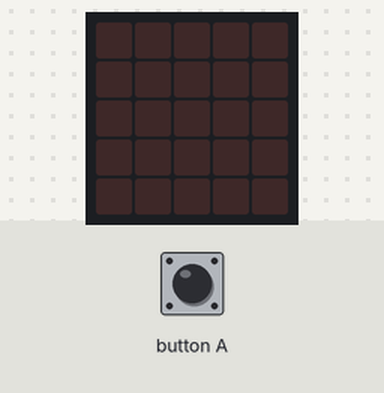
Simulated run of this program. Board: BBC micro:bit (MakeCode). Parts: the board's 5×5 LED display. The inputs (shaded band) are chosen by the test bench. Random numbers come from a fixed seed.

Above: at 1.2 s.
1.3 s: button A pressed 5 times (0.12 s each, 0.3 s apart)
At 2.22 s:
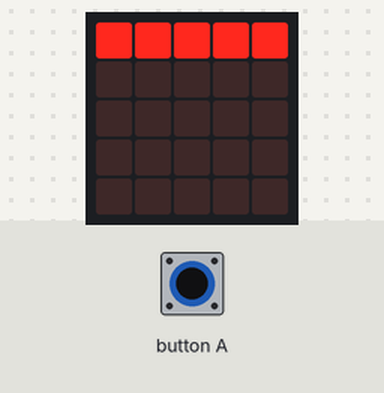
At 2.62 s:
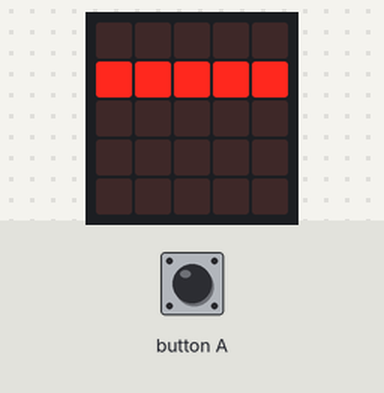
4.7 s: button A pressed for 0.15 s
At 10.6 s:
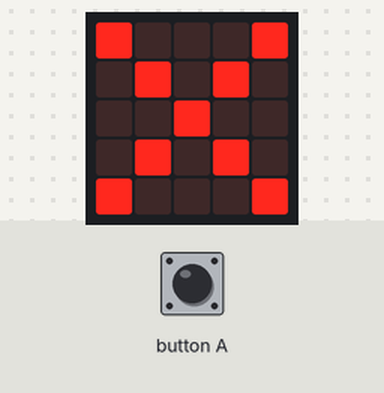
Timing chart, 0 to 12.1 s (numbered marks = the images above; inputs shaded):
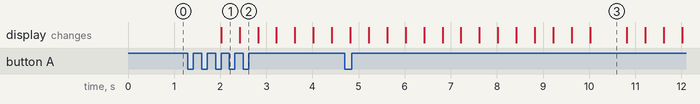

The program:

main.ts
```typescript
let zufallszahl = 0
let würfel = 0
let treffwer = 0
input.onButtonPressed(Button.A, function () {
    zufallszahl = randint(0, 3)
    würfel = randint(0, 3)
    if (zufallszahl == 3) {
        treffwer += 1
        basic.showLeds(`
            # # # # #
            . . . . .
            . . . . .
            . . . . .
            . . . . .
            `)
        basic.showLeds(`
            . . . . .
            # # # # #
            . . . . .
            . . . . .
            . . . . .
            `)
        basic.showLeds(`
            . . . . .
            . . . . .
            # # # # #
            . . . . .
            . . . . .
            `)
        basic.showLeds(`
            . . . . .
            . . . . .
            . . . . .
            # # # # #
            . . . . .
            `)
        basic.showLeds(`
            . . . . .
            . . . . .
            . . . . .
            . . . . .
            # # # # #
            `)
        basic.showLeds(`
            . . . . .
            . . . . .
            . . . . .
            # # # # #
            . . . . .
            `)
        basic.showLeds(`
            . . . . .
            . . . . .
            # # # # #
            . . . . .
            . . . . .
            `)
        basic.showLeds(`
            . . . . .
            # # # # #
            . . . . .
            . . . . .
            . . . . .
            `)
        basic.showLeds(`
            # # # # #
            . . . . .
            . . . . .
            . . . . .
            . . . . .
            `)
    }
    if (würfel == 1) {
        basic.showLeds(`
            . . . . .
            . . # . .
            . # # # .
            . . # . .
            . . . . .
            `)
    }
    if (würfel == 2) {
        basic.showLeds(`
            # # . . .
            # # . . .
            . . . . .
            . . . # #
            . . . # #
            `)
    }
    if (würfel == 3) {
        basic.showLeds(`
            # . . . .
            . . . . .
            . . # . .
            . . . . .
            . . . . #
            `)
    }
    if (würfel == 4) {
        basic.showLeds(`
            # # . # #
            # # . # #
            . . . . .
            # # . # #
            # # . # #
            `)
    }
    if (treffwer == 2) {
        basic.showLeds(`
            # . . . #
            . # . # .
            . . # . .
            . # . # .
            # . . . #
            `)
        basic.clearScreen()
        basic.showLeds(`
            # . . . #
            . # . # .
            . . # . .
            . # . # .
            # . . . #
            `)
        led.stopAnimation()
        treffwer = 0
    }
})
basic.forever(function () {

})
```

test.ts
```typescript
// Hier kann man Tests durchführen; diese Datei wird nicht kompiliert, wenn dieses Paket als Erweiterung verwendet wird.
```

Measured:
- after the input at 1.3 s, the display: changes after 0.72 s (image 1)
- what the display in image 3 shows lasts 0.8 s, from 10.0 s to 10.8 s
